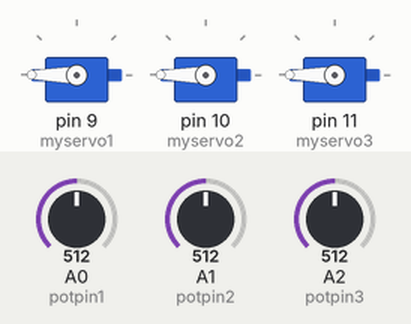
This sketch was run on a simulated Arduino Uno, built with avr-gcc and run on an emulated ATmega328P. Shown: 3 × servo. The inputs (shaded band) are chosen by the test bench; at power-on: A0 (potpin1) = 512, A1 (potpin2) = 512, A2 (potpin3) = 512.

Above: at 1.2 s.
1.3 s: A0 (potpin1) set to 555
2.8 s: A0 (potpin1) set to 576
At 4.0 s:
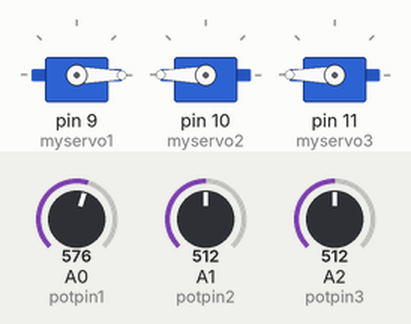
4.3 s: A1 (potpin2) set to 559
5.8 s: A1 (potpin2) set to 578
At 6.5 s:
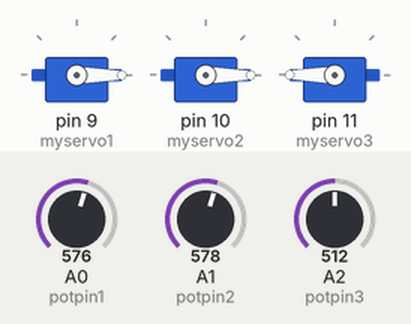
7.3 s: A2 (potpin3) set to 548
8.8 s: A2 (potpin3) set to 577
At 10.0 s:
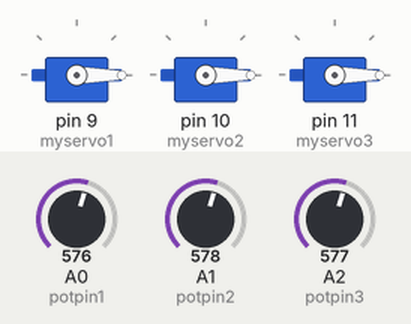
Timing chart, 0 to 11.3 s (numbered marks = the images above; inputs shaded):
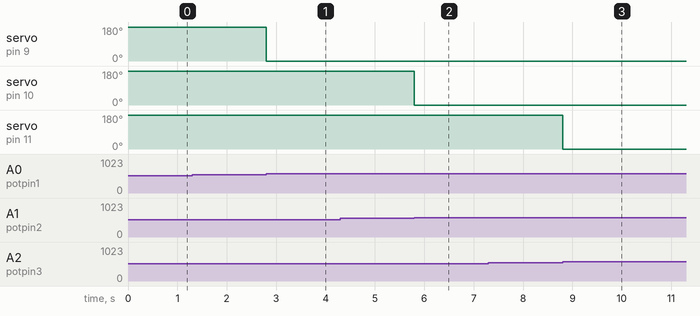

The sketch:

multi_servo_control.ino
```cpp
#include <Servo.h>  // add servo library


// this defines the servos
Servo myservo1;
Servo myservo2;
Servo myservo3;


// this defines the potentiometer pins and its values
int potpin1 = 0;
int val1;
int potpin2 = 1;
int val2;
int potpin3 = 2;
int val3;

void setup() {
  // this attaches the servos to the pins on the arduino board
  myservo1.attach(9);
  myservo2.attach(10);
  myservo3.attach(11);
}


void loop() {
  val1 = analogRead(potpin1);            //this code says that potentiometer 1 reads the inputs from potpin 1
  val1 = map(val1, 0, (1023/5), 0, 180);     // then mappping the potentiometer to match the finger movement
  myservo1.write(val1); //the servo then writes the potentiometer inputs

  val2 = analogRead(potpin2);
  val2 = map(val2, 0, (1023/5), 0, 180);
  myservo2.write(val2);

  val3 = analogRead(potpin3);
  val3 = map(val3, 0, (1023/5), 0, 180);
  myservo3.write(val3);
}
```

Measured:
- the behaviour switches between 566 and 567 on A0 (potpin1) (found by bisection; images 0 and 1)
- the behaviour switches between 566 and 567 on A1 (potpin2) (found by bisection; images 1 and 2)
- the behaviour switches between 566 and 567 on A2 (potpin3) (found by bisection; images 2 and 3)
- after the input at 1.3 s, every drawn part: stays the same
- after the input at 2.8 s, servo on pin 9 (myservo1): 180° → 0° at once
- after the input at 4.3 s, every drawn part: stays the same
- after the input at 5.8 s, servo on pin 10 (myservo2): 180° → 0° at once
- after the input at 7.3 s, every drawn part: stays the same
- after the input at 8.8 s, servo on pin 11 (myservo3): 180° → 0° at once
